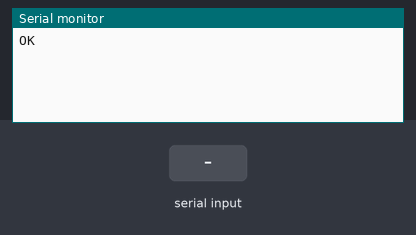
This sketch was run on a simulated Arduino Mega 2560, built with avr-gcc and run on an emulated ATmega2560. Shown: the last lines printed to the serial monitor. The test bench sets the inputs (shaded band). The modem accepts every AT command (registered, SIM ready, sends succeed) and sends nothing else.

Above: at 7.2 s.
7.3 s: "1" received over the second serial link
At 7.9 s:
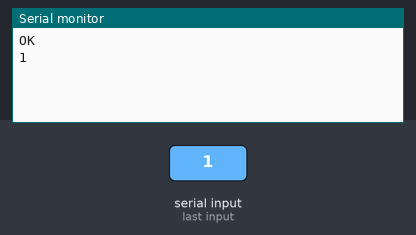
8.8 s: "0" received over the second serial link
At 10.2 s:
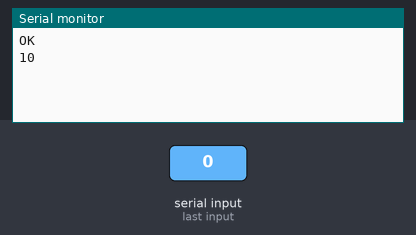

Measured:
- after the input at 7.3 s, the serial monitor: prints a new line at once (image 1)
- after the input at 8.8 s, the serial monitor: prints a new line at once (image 2)

The sketch:

SmartRing.ino
```cpp
#define baud 9600

void setup()
{
  // Open serial communications and wait for port to open:
  Serial.begin(baud);
  Serial1.begin(baud);

  Serial1.write("AT"); // check if working, always returns OK
  Serial1.write("AT+ROLE1"); // select master = central
  delay(1000);
  Serial1.write("AT+RESET"); // actually more a restart than a reset .. needed after ROLE
  delay(1000);
  Serial1.write("AT+SHOW1"); // include Bluetooth name in response
  delay(1000);
  Serial1.write("AT+IMME1"); // "work immediately", not sure what this does
  delay(1000);
  Serial1.write("AT+FILT0"); // show all BLE devices, not only HM ones
  delay(1000); // wait a bit, NECESSARY!!
  //Serial1.print("AT+DISC?"); // here comes the magic
  Serial1.write("AT+CON20CD39B12630");
  delay(1000);
  Serial1.write("MATCH\n");
}

void at(char* cmd) {
  Serial1.write(cmd);
  Serial.print(cmd);
  while(!Serial1.find("OK")) Serial.print(".");

  Serial.println(" .. OK");
}


void loop() // run over and over
{
  if (Serial1.available()) {
    Serial.write(Serial1.read());
    //String data = Serial1.readStringUntil('\n');
    //Serial.println(data);
  }
  if (Serial.available())
    Serial1.write(Serial.read());
}
```
